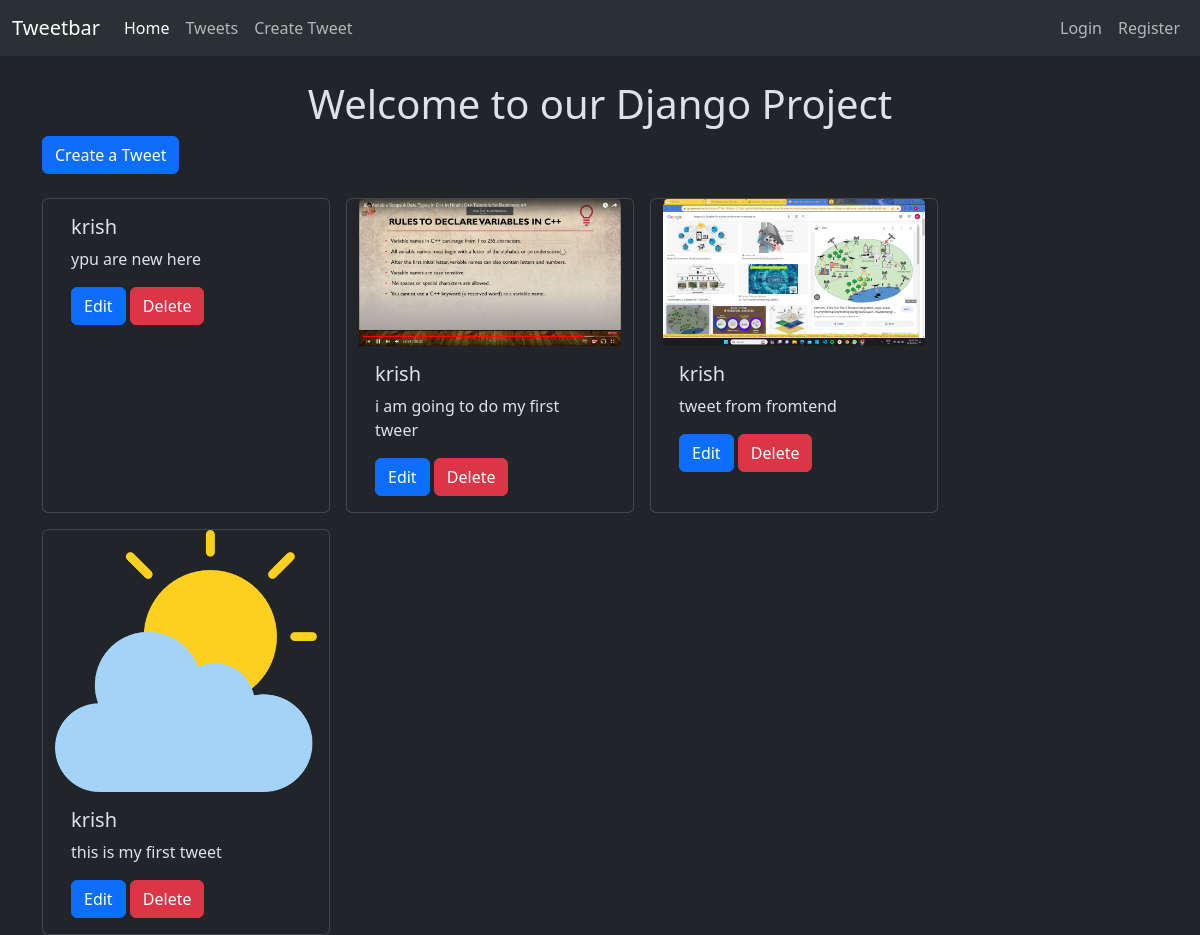
Screenshot of /tweet/ with the database file from the repository.
### tweet/models.py (models this page shows, shortened)
class Tweet(models.Model):
    user = models.ForeignKey(User, on_delete=models.CASCADE)
    text = models.TextField(max_length=240)
    photo = models.ImageField(upload_to='images/', blank=True, null=True)
    created_at = models.DateTimeField(auto_now_add=True)
    updated_at = models.DateTimeField(auto_now=True)

### tweet/views.py (the view)
# urls.py: path('tweet/', views.tweet_list, name='tweet_list'),
def tweet_list(request):
    tweets = Tweet.objects.all().order_by('-created_at')  # Assuming 'created_at' is a field in the model
    return render(request, 'tweet_list.html', {'tweets': tweets})

### tweet/templates/tweet_list.html (shortened to what this page needs)
{% extends "layout.html" %}
{% block content %}
    <h1 class="text-center">Welcome to our Django Project</h1>
    <a class="btn btn-primary" href="{% url 'tweet_create' %}">Create a Tweet</a>
    <div class="container row gap-3 mt-4">
        {% for tweet in tweets %}
            <div class="card" style="width: 18rem;">
                {% if tweet.photo %}
                    <img src="{{ tweet.photo.url }}" class="card-img-top" alt="Tweet Image">
                {% endif %}
                <div class="card-body">
                    <h5 class="card-title">{{ tweet.user.username }}</h5>
                    <p class="card-text">{{ tweet.text }}</p>
                    <a href="{% url 'tweet_edit' tweet.id %}" class="btn btn-primary">Edit</a>
                    <a href="{% url 'tweet_delete' tweet.id %}" class="btn btn-danger">Delete</a>
                </div>
            </div>
        {% empty %}
            <p>No tweets available. Be the first to <a href="{% url 'tweet_create' %}">create one</a>!</p>
        {% endfor %}
    </div>
{% endblock %}

### rows the page displays
Tweet: user.username "krish", text "ypu are new here"
Tweet: photo (picture), user.username "krish", text "i am going to do my first tweer"
Tweet: photo (picture), user.username "krish", text "tweet from fromtend"
Tweet: photo (picture), user.username "krish", text "this is my first tweet"
